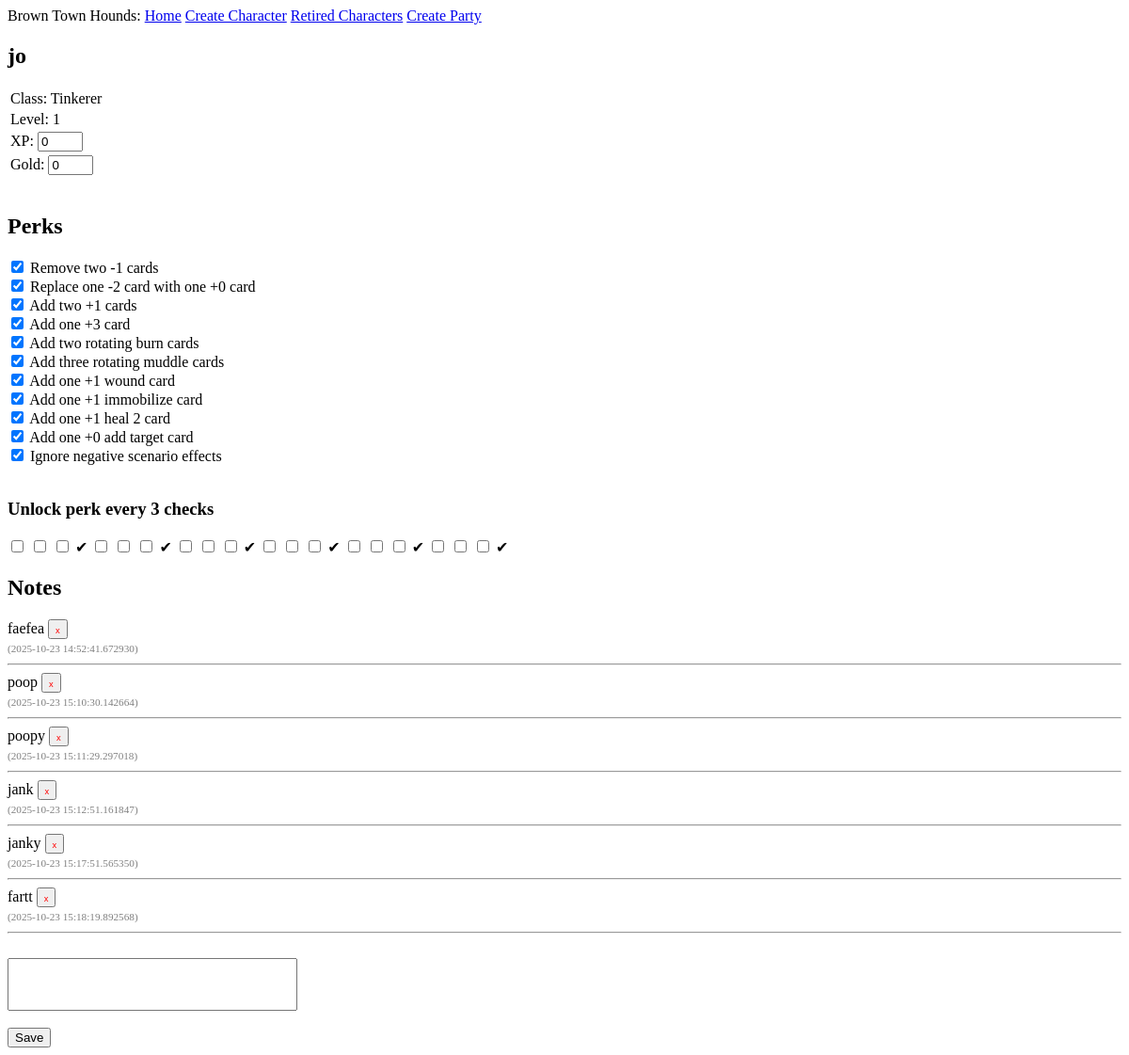
Page /character/jo on the earlier database version.
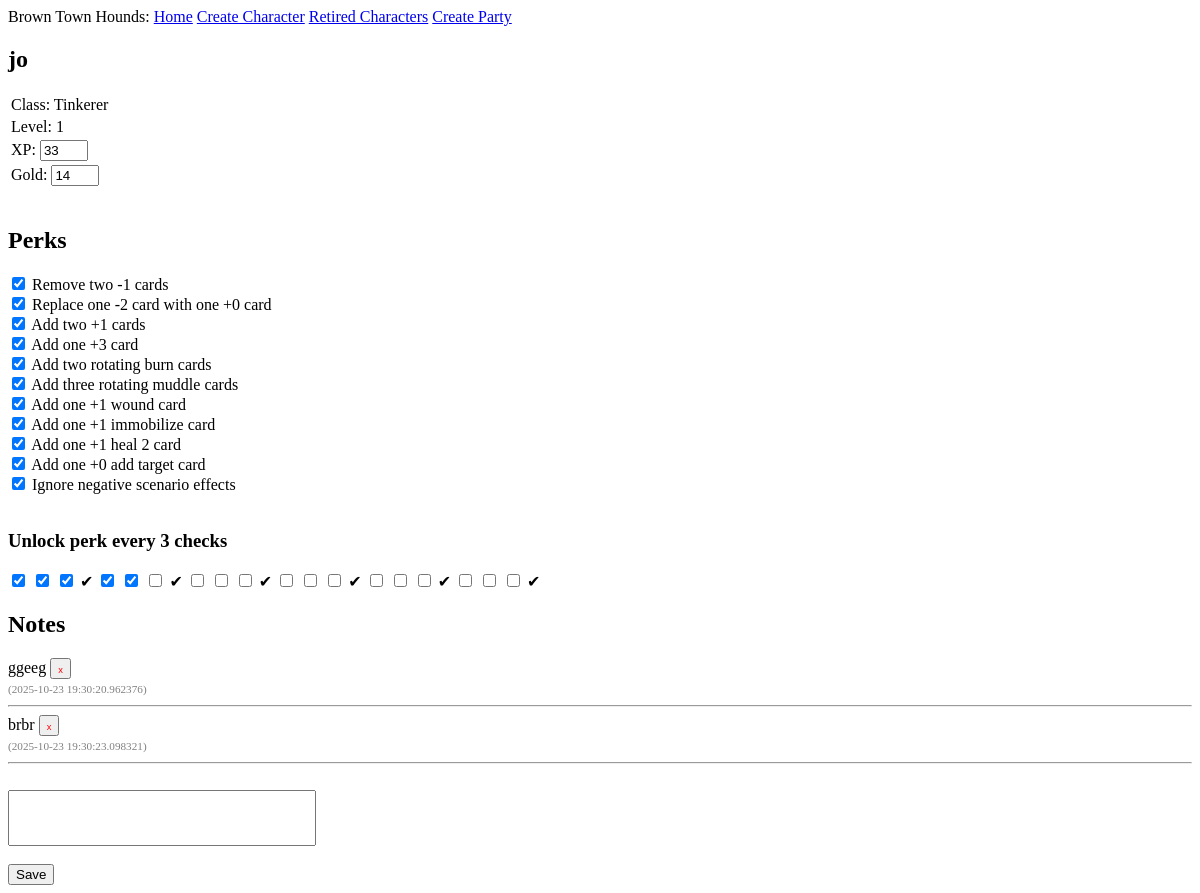
Same page on the later database version.
### app/models.py (models this page shows, shortened)
class Perk(db.Model):
    id: so.Mapped[int] = so.mapped_column(primary_key=True)
    name: so.Mapped[str] = so.mapped_column(sa.String(64), index=True,
                                                unique=True)
    class_perks: so.Mapped[list["Class_Perk"]] = so.relationship(back_populates="perk")
    char_perk: so.Mapped[list["Character_Perk"]] = so.relationship(back_populates="perk")

class Notes(db.Model):
    id: so.Mapped[int] = so.mapped_column(primary_key=True)
    character_id: so.Mapped[int] = so.mapped_column(sa.ForeignKey(Character.id),
                                               index=True)
    text: so.Mapped[str] = so.mapped_column(sa.String(256))
    timestamp: so.Mapped[datetime] = so.mapped_column(
        index=True, default=lambda: datetime.now(timezone.utc))
    character: so.Mapped["Character"] = so.relationship(back_populates='notes')

### app/routes.py (the view, shortened to what this page needs)
@app.route('/character/<character>', methods=['GET', 'POST'])
def character(character):
    char = db.first_or_404(sa.select(Character).where(Character.name == character)) #if the character exists, store the information in the char var, otherwise present 404
    class_perks = db.session.scalars(sa.select(Class_Perk).where(Class_Perk.class_id == char.class_name.id).order_by(Class_Perk.perk_id)).all() #store all class perks for this character
    class_perks_detail = [(perk.perk.name, perk.times_unlockable) for perk in class_perks] #get all perks for character class, then add the names to a list
    char_unlocked_perks = [(cp.perk.name, cp.times_unlocked) for cp in char.char_perk] #adds all unlocked perks (found in char_perk table) to a set
    SetCharacterLevel(char.xp,char)
    char_notes = db.session.scalars(char.notes.select()).all()
    perks_form = wrapper_func(class_perks_detail,active_perk_checker(class_perks_detail,char_unlocked_perks)) #send in the class perks to the wrapper function, which will create a checkbox for each. Also send in active perks, and the number of times they've been unlocked
    charStats = CharacterDetailsForm(request.form, obj=char)
    perkForm = perks_form(request.form if request.method == 'POST' else None) #assigning the perks_form to form
    perkCheckboxes = CreatePerkCheckboxes(char)
    return render_template('character.html', char=char, form=perkForm, charStats=charStats, char_notes=char_notes, perkCheckboxes=perkCheckboxes)

### app/forms.py
class CharacterDetailsForm(FlaskForm):
    xp = IntegerField('XP: ')
    gold = IntegerField('Gold: ')
    char_notes = StringField('')

    class PerkForm(Form):
        pass #forming a class that doesn't yet have any data in it. we will dynamically assign it

### app/forms.py (called while the page is built)
def wrapper_func(perk_list,checked): #pass in the perk list
    class PerkForm(Form):
        pass #forming a class that doesn't yet have any data in it. we will dynamically assign it
    for perk in perk_list:
        setattr(PerkForm, str(perk[0]), BooleanField(label=perk[0],default=checked[perk[0]]['checked'])) #setting the booleanfield in the Perk_list class
        if perk[1] > 1:
            new_perk_name = str(perk[0]) + "_2"
            checked_, disabled = ('checked', 'enabled') if checked[perk[0]]['times_unlocked'] > 1 else (None, 'disabled')
            setattr(PerkForm, new_perk_name, BooleanField(label=perk[0],default=checked_))
    return PerkForm #send back the dynamically created perk list

### app/templates/character.html (shortened to what this page needs)
{% extends "base.html" %}
{% block content %}
<form action="" method="post">
<h2>{{ char.name }}</h2>
<table>
    <tr><td>Class: {{ char.class_name.name }}
    <tr><td>Level: {{ char.level }}
    <tr><td>{{ charStats.xp.label }} {{ charStats.xp(style="width: 40px;") }}
    <tr><td>{{ charStats.gold.label }} {{ charStats.gold(style="width: 40px;") }}
</table>
<br>
<h2>Perks</h2>
{% set ns = namespace(skipnext=false) %}
{% set form_fields = form|list %}
{% for perk in form %}
    {% set current_index = loop.index0 %}
    {% set next_perk =  form_fields[current_index + 1] if current_index + 1 < form_fields|length else None %}
    {% if not ns.skipnext %}
        {% if next_perk and '_2' in next_perk.name %}
            <div> {{ perk }} {{ next_perk }} {{ perk.label }}
            {% set ns.skipnext = True %}
        {% else %}
            <div> {{ perk }} {{ perk.label }}
        {% endif %}
    {% else %}
        {% set ns.skipnext = False %}
    {% endif %}
{% endfor %}
<br><br>
<h3>Unlock perk every 3 checks</h3>
{% for checkbox in perkCheckboxes.perk_points %}
    {{ checkbox() }}
    {% if loop.index % 3 == 0 %} ✔{% endif %}
{% endfor %}<br>
<h2>Notes</h2>
{% for notes in char_notes %}
{{ notes.text }} <button type="submit" name="delete_note_id" value="{{ notes.id }}"><span style="font-size: 0.7em; color: red; border: none;">x</span></button>
<br>
<span style="font-size: 0.7em; color: gray;">({{ notes.timestamp }})</span><br><hr>
{% endfor %}
<br>{{ charStats.char_notes(style="width: 300px; height: 50px;") }}
<br><br>
<div></div><button type="submit">Save</button>
</form>
{% endblock %}

Differences in the rows shown:
removed Notes: text "faefea", {{ notes.id }} 1 (drawn), timestamp "2025-10-23 14:52:41.672930"
removed Notes: text "poop", {{ notes.id }} 2 (drawn), timestamp "2025-10-23 15:10:30.142664"
removed Notes: text "poopy", {{ notes.id }} 3 (drawn), timestamp "2025-10-23 15:11:29.297018"
removed Notes: text "jank", {{ notes.id }} 4 (drawn), timestamp "2025-10-23 15:12:51.161847"
removed Notes: text "janky", {{ notes.id }} 5 (drawn), timestamp "2025-10-23 15:17:51.565350"
removed Notes: text "fartt", {{ notes.id }} 6 (drawn), timestamp "2025-10-23 15:18:19.892568"
added Notes: text "ggeeg", {{ notes.id }} 1 (drawn), timestamp "2025-10-23 19:30:20.962376"
added Notes: text "brbr", {{ notes.id }} 2 (drawn), timestamp "2025-10-23 19:30:23.098321"
Other differences:
form field xp: "0" → "33"
form field gold: "0" → "14"
form field checkbox: "☐" → "☑"
